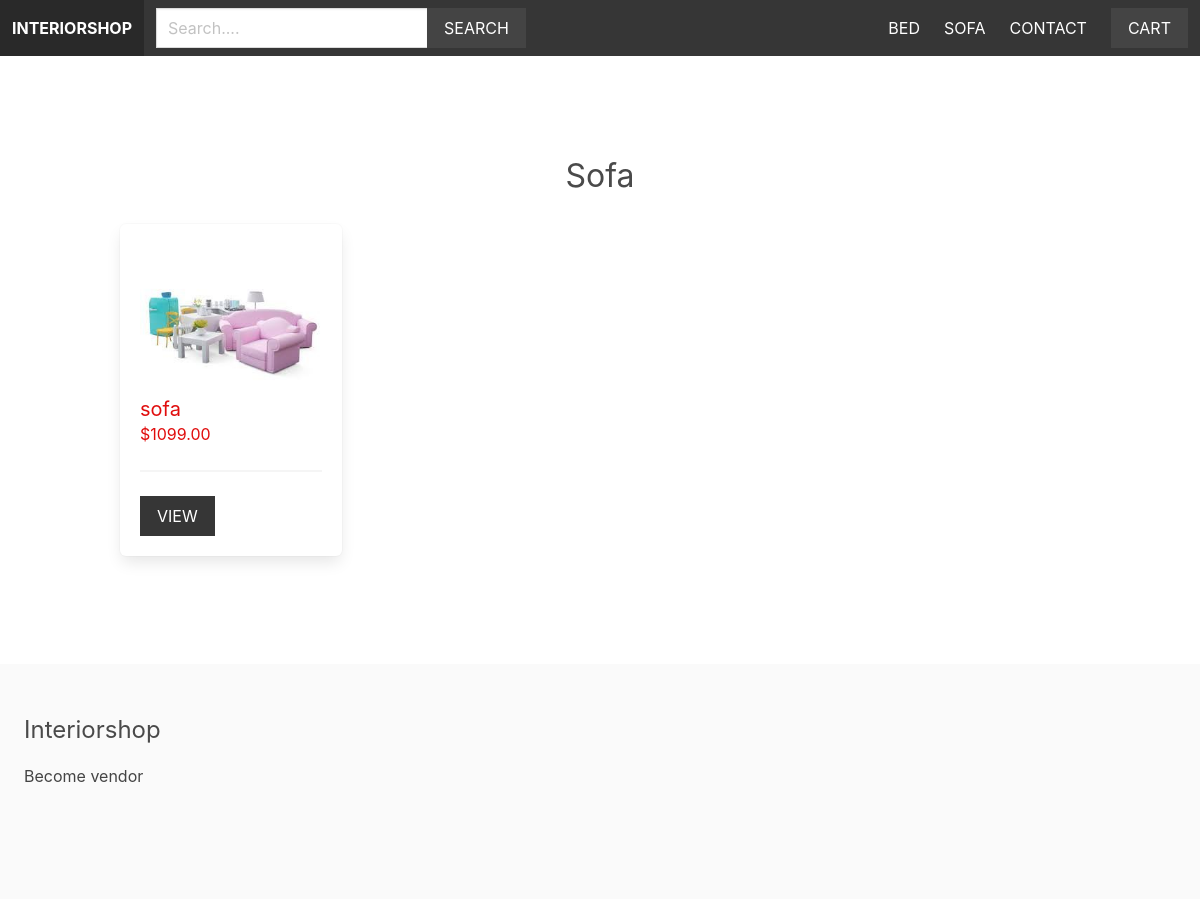
The page /sofa/ on the database as committed earlier.
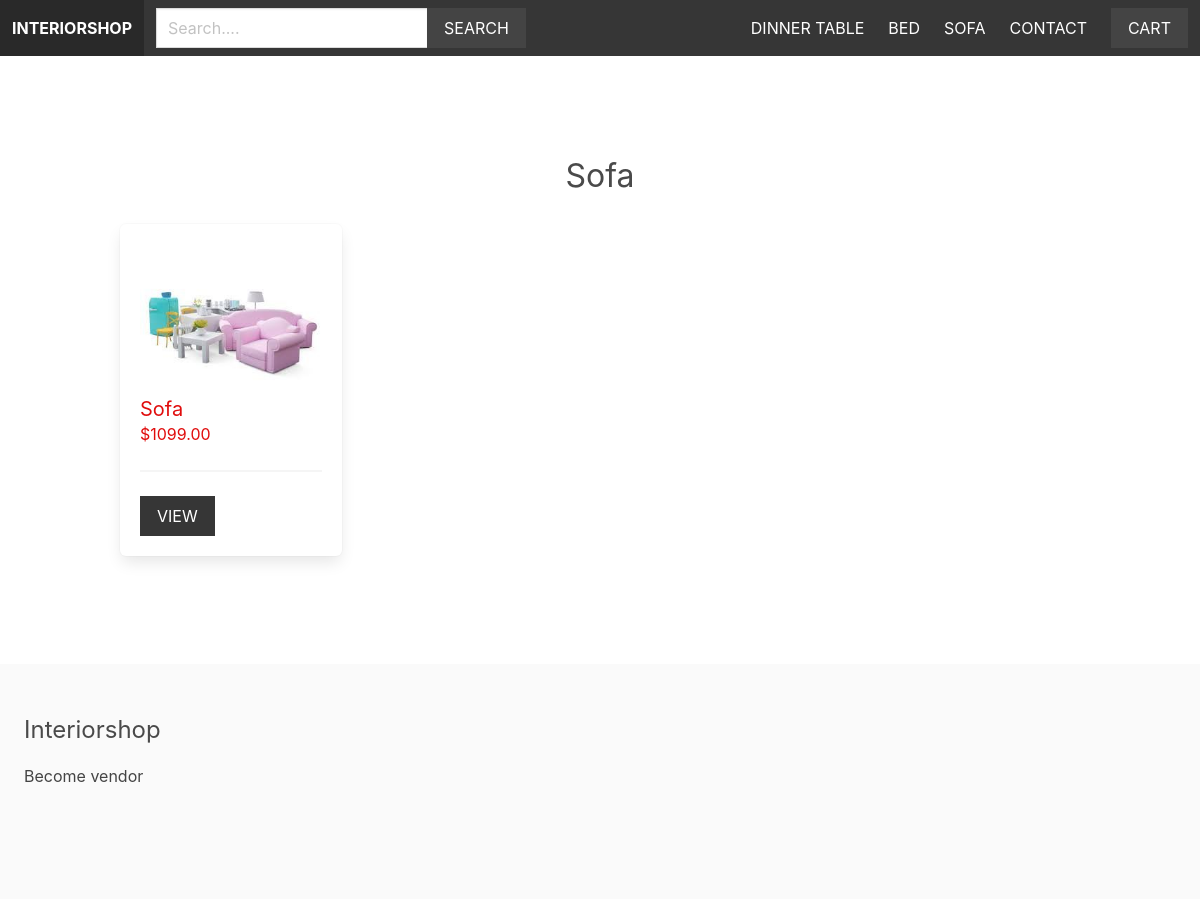
The same page on the database as committed later.
### shop/product/models.py (models this page shows, shortened)
class Category(models.Model):
    title = models.CharField(max_length=255)
    slug = models.SlugField(max_length=255)
    ordering = models.IntegerField(default=0)
    class Meta:
        ordering = ['ordering']

class Product(models.Model):
    category = models.ForeignKey(Category, related_name='products', on_delete=models.CASCADE)
    vendor  = models.ForeignKey(Vendor, related_name='products', on_delete=models.CASCADE)
    title = models.CharField(max_length=255)
    slug = models.SlugField(max_length=255)
    description = models.TextField(blank=True, null=True)
    price = models.DecimalField(max_digits=6, decimal_places=2)
    date_added = models.DateTimeField(auto_now_add=True)
    image = models.ImageField(upload_to="uploads/", blank=True, null=True)
    thumbnail  = models.ImageField(upload_to="uploads/", blank=True, null=True)
    class Meta:
        ordering =  ['-date_added',]
    def get_thumbnail(self):
        if self.thumbnail:
            return self.thumbnail.url

### shop/product/views.py (the view)
# urls.py: path('<slug:category_slug>/',views.category, name="category")
def category(request, category_slug):
    category = get_object_or_404(Category, slug=category_slug)
    return render(request, 'product/category.html',{'category':category } )

### shop/cart/cart.py (called while the page is built)
    def __len__(self):
        return sum(item['quantity'] for item in self.cart.values())

### shop/cart/context_processors.py (called while the page is built)
def cart(request):
    return {'cart': Cart(request)}

### shop/product/context_processors.py (called while the page is built)
def menu_categories(request):
    categories = Category.objects.all()
    return {'menu_categories':categories}

### shop/product/templates/product/category.html (shortened to what this page needs)
{% extends 'core/base.html' %}
{% block  content %}
<div class="columns is-multiline mb-6">
    <div class="column is-12 has-text-centered mt-6">
        <h2 class="is-size-3">{{ category.title }}</h2>
    </div>
    {% for product in category.products.all %}
        {% include 'product/parts/list_item.html' %}
    {% endfor %}
</div>
{% endblock  %}

### shop/core/templates/core/base.html (shortened to what this page needs)
{% load static %}
<!DOCTYPE html>
<html lang="en">
<head>
    <link rel="stylesheet" href="https://cdn.jsdelivr.net/npm/bulma@0.9.4/css/bulma.min.css">
    <link rel="stylesheet" href="{% static 'styles/main.css' %}">
</head>
<body>
    <nav class="navbar is-dark">
        <div class="navbar-brand">
            <a href="/" class="navbar-item"><strong>Interiorshop</strong></a>
        </div>
        <div class="navbar-menu" id="main-navbar">
            <div class="navbar-start">
                <div class="navbar-item">
                    <form action="{% url 'search' %}" method="get">
                        <div class="field has-addons">
                            <div class="control">
                                <input type="text" class="input" placeholder="Search...." name="query">
                            </div>
                            <div class="control">
                                <button class="button is-dark is-uppercase">Search</button>
                            </div>
                        </div>
                    </form>
                </div>
            </div>
            <div class="navbar-end">
                {% for category in menu_categories  %}
                <a href="{% url 'category' category.slug %}" class="navbar-item">{{ category.title }}</a>
                {% endfor %}
                <a href="{% url 'contact' %}" class="navbar-item">Contact</a>
                <div class="navbar-item">
                    <a href="{% url 'cart' %}" class="button is-dark">Cart{% if cart %} ({{ cart  | length  }}){% endif %}</a>
                </div>
            </div>
        </div>
    </nav>
    <section class="section">
        <div class="container">
     {% block content  %}
     {% endblock  %}
        </div>
    </section>
    <footer class="footer">
        <h3 class="is-size-4 mb-4">Interiorshop</h3>
        {% if request.user.is_authenticated %}
        <a href="{% url 'vendor_admin' %}">Vendor admin</a>
        {% else %}
        <a href="{% url 'become_vendor' %}">Become vendor</a>
        {% endif %}
    </footer>
</body>
</html>

### shop/product/templates/product/parts/list_item.html
<div class="column is-3 product-list-item">
    <div class="box">
        <figure class="image is-4by3 mb-4">
            <img src="{{ product.get_thumbnail }}" >
        </figure>
        <h2 class="subtitle" style="color: #e00d0d; margin-bottom: 0;">{{ product.title }}</h2>
        <h3 class="price is-size-6 mb-5">${{ product.price }}</h3>
        <hr>
        <a href="{% url 'product' product.category.slug product.slug %}" class="button is-dark is-uppercase">View</a>
    </div>
</div>

### static/styles/main.css (style rules this page uses)
.navbar { text-transform: uppercase; }
.navbar .is-dark { background: #444; }
.footer a { margin-bottom: 15px; display: inline-block; color: #444; }
.input, .button { border-radius: 0; }
.product-list-item .box .subtitle { margin-bottom: 0; color: #e00d0d; }
.product-list-item .box .price { color: #e00d0d; }

Rows that differ between the two databases and show on the page:
removed Product: get_thumbnail (picture), title "sofa", price "1099.00"
added Category: title "DINNER TABLE"
added Product: get_thumbnail (picture), title "Sofa", price "1099.00"
